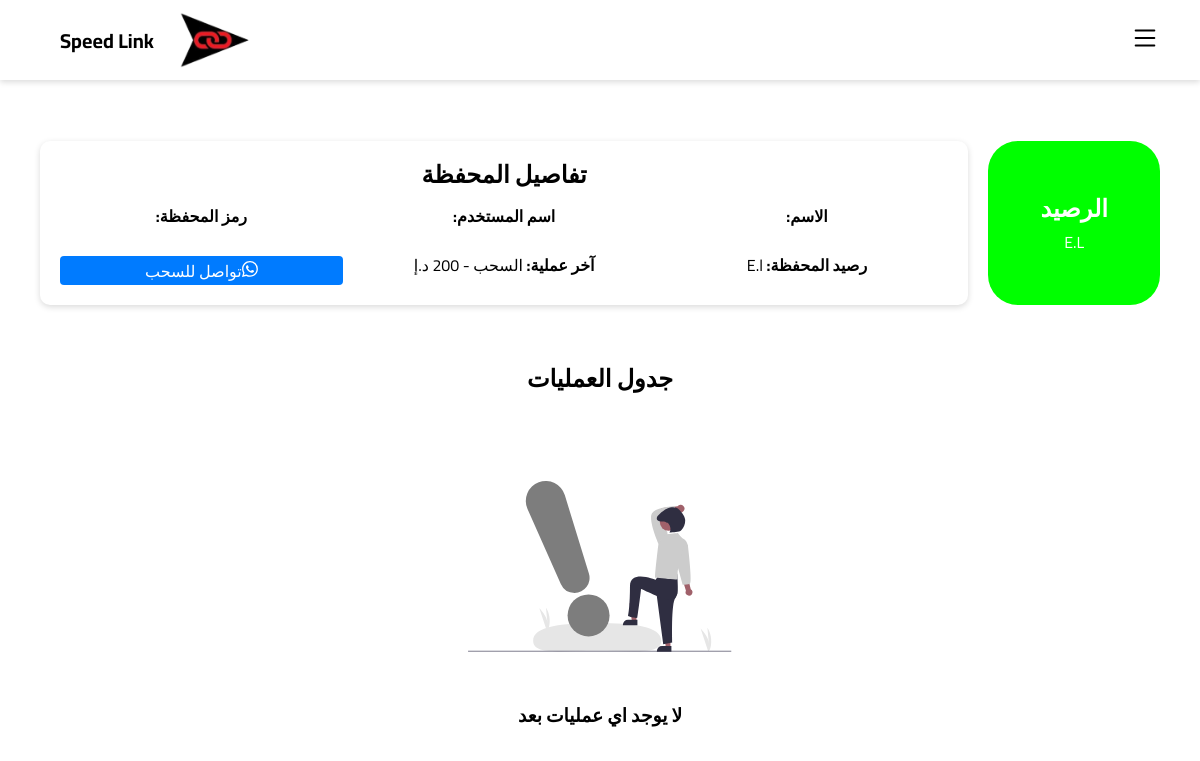
The page /viwewallets/2No8vsyjzoOYPTV on the database as committed earlier.
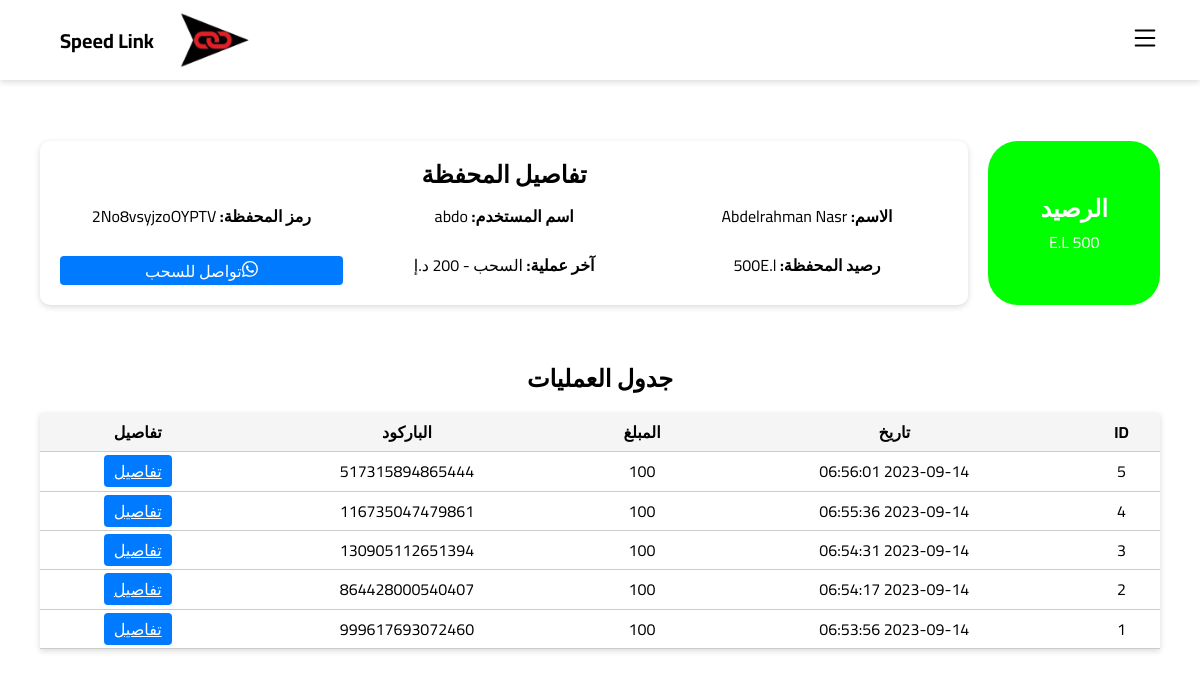
The same page on the database as committed later.
### app.py (models this page shows)
class Shippers(db.Model):
    id = db.Column(db.Integer, primary_key=True)
    email = db.Column(db.String(100), unique=True)
    username = db.Column(db.String(100), unique=True)
    password = db.Column(db.String(100))
    name = db.Column(db.String(100))
    phone1 = db.Column(db.String(11))
    phone2 = db.Column(db.String(11))
    city = db.Column(db.String(15))
    address = db.Column(db.String(300))
    wallet_code = db.Column(db.String(15), unique=True)
    dues = db.Column(db.Integer)
    shipments = db.Column(db.Integer)

class Wallets(db.Model):
    id = db.Column(db.Integer, primary_key=True)
    wallet_code = db.Column(db.String(15), unique=True)
    name = db.Column(db.String(100))
    Shipper_id = db.Column(db.Integer)
    dues = db.Column(db.Integer)

class WalletsLog(db.Model):
    id = db.Column(db.Integer, primary_key=True)
    wallet_code = db.Column(db.String(15))
    name = db.Column(db.String(100))
    Shipment_barcode = db.Column(db.String(15))
    amount = db.Column(db.Integer)
    created_at = db.Column(db.String(23))

### app.py (the view)
@app.route('/viwewallets/<wallet_code>')
def viwewallets(wallet_code):
    shipper = Shippers.query.filter_by(wallet_code=wallet_code).first()
    wallet = Wallets.query.filter_by(wallet_code=wallet_code).first()
    wallet_log = WalletsLog.query.filter_by(wallet_code=wallet_code).all()
    wallet_log = wallet_log[::-1]
    return render_template('wallet.html',infoS=shipper,infoW=wallet,infoL=wallet_log)

### templates/wallet.html (shortened to what this page needs)
{% extends 'base.html' %} {% block content %}
    <link rel="stylesheet" href="https://cdnjs.cloudflare.com/ajax/libs/normalize/8.0.1/normalize.min.css"
    />
        <div class="wallet-container">
            <div class="wallet-balance">
                <div class="curved-rectangle">
                    <h2>الرصيد</h2>
                    <p>{% if infoS.dues == infoW.dues%} {{ infoS.dues }}{% endif %} E.L</p>
                </div>
                <div class="wallet-details">
                    <h2>تفاصيل المحفظة</h2>
                    <br>
                    <div class="wallet-card">
                        <p>
                            <strong>الاسم:</strong> {{ infoS.name }}
                        </p>
                        <p>
                            <strong>اسم المستخدم:</strong> {{ infoS.username }}
                        </p>
                        <p>
                            <strong>رمز المحفظة:</strong> {{ infoW.wallet_code }}
                        </p>
                        <p>
                            <strong>رصيد المحفظة:</strong> {% if infoS.dues == infoW.dues%} {{ infoS.dues }}{% endif %}E.l
                        </p>
                        <p>
                            <strong>آخر عملية:</strong> السحب - 200 د.إ
                        </p>
                        <a href="https://wa.me/201003060775" class="withdraw-btn" onclick="">
                              تواصل للسحب
							</a>
                    </div>
                </div>
            </div>
        </div>
        <div class="operations-table">
            <h2>جدول العمليات</h2>{% if infoL %}
            <table>
                <thead>
                    <tr>
                        <th>ID</th>
                        <th>تاريخ</th>
                        <th>المبلغ</th>
                        <th>الباركود</th>
                        <th>تفاصيل</th>
                    </tr>
                </thead>
                <tbody>
                    {% for log in infoL%}
                    <tr>
                        <td>{{ log.id }}</td>
                        <td>{{ log.created_at }}</td>
                        <td>{{ log.amount }}</td>
                        <td>{{ log.Shipment_barcode }}</td>
                        <td><a href="/track/{{log.Shipment_barcode}}" class="details-btn">تفاصيل</a></td>
                    </tr>
                    {% endfor %}
                </tbody>
            </table>{% else %}
            <center>
                <br>
                <div class="" style="margin: 50px 0;">
                    <br>
                </div>
                <h3>لا يوجد اي عمليات بعد</h3>
            </center>
            {% endif %}
        </div>
        {% endblock %}

### templates/base.html (shortened to what this page needs)
<!DOCTYPE html>
<html lang="ar">
<head>
  <link rel="stylesheet" href="{{ url_for('static', filename='css/style.css') }}" />
  <link rel="stylesheet" href="https://cdnjs.cloudflare.com/ajax/libs/normalize/8.0.1/normalize.min.css"
 />
  <link href="https://fonts.cdnfonts.com/css/barcode-font" rel="stylesheet">
</head>
<body dir="rtl">
  <nav>
    <div class="logo">
      <img src="{{ url_for('static', filename='images/logob.png') }}" alt="" />
      <h1 class="name">Speed Link</h1>
    </div>
    <button id="toggleButton">
    </button>
  </nav>
  <div class="page">
    <div class="content">
      <div class="">{% block content %} {% endblock %}</div>
    </div>
  </div>
</body>
</html>

### static/css/style.css (style rules this page uses)
* { margin: 0; padding: 0; box-sizing: border-box; }
body { font-family: 'Cairo', sans-serif; background: rgb(189, 208, 251); }
.logo img { width: 80px; }
.header-content, .logo { text-align: center; display: flex; align-items: center; justify-content: space-between; gap: 20px; margin: 0 20px; }
.name { font-size: 28px; font-weight: bold; }

### templates/base.html (style rules this page uses)
body { margin: 0; padding: 0; background-color: #fff; font-family: "Cairo", sans-serif; direction: rtl; min-height: 100vh; }
.page { display: flex; min-height: 100vh; }
nav { background-color: #fff; color: #000; width: 100%; height: 60px; display: flex; flex-direction: row-reverse; align-items: center; justify-content: space-between; padding: 40px; position: fixed; top: 0; left: 0; z-index: 999; box-shadow: 0 2px 6px rgba(0, 0, 0, 0.15); }
.name { font-size: 20px; font-weight: bold; }
#toggleButton { background: none; border: none; cursor: pointer; outline: none; }
@media (max-width: 1200px) { .page { display: block; } }
.content { flex: 1; padding: 100px 20px; }

### templates/wallet.html (style rules this page uses)
.wallet-container { display: flex; flex-direction: column; align-items: center; padding: 20px; }
.wallet-balance { text-align: center; margin-bottom: 20px; width: 100%; display: flex; gap: 20px; align-items: stretch; }
.curved-rectangle { background-color: #00ff00; color: #fff; border-radius: 30px; display: flex; justify-content: center; align-items: center; margin: 0 auto; flex-direction: column; gap: 10px; padding: 10px 20px; width: 200px; }
.wallet-details { width: 100%; background-color: #fff; border-radius: 10px; box-shadow: 0 2px 6px rgba(0, 0, 0, 0.15); padding: 20px; }
.wallet-card { display: grid; grid-template-columns: 1fr 1fr 1fr; gap: 20px; }
.wallet-card p { margin-bottom: 10px; }
.withdraw-btn { padding: 5px 10px; background-color: #007bff; color: #fff; border: none; border-radius: 4px; cursor: pointer; text-decoration: none; }
.operations-table { text-align: center; margin: 20px; }
.operations-table h2 { margin-bottom: 20px; }
table { width: 100%; border-collapse: collapse; background-color: #fff; box-shadow: 0 2px 6px rgba(0, 0, 0, 0.15); }
th, td { padding: 10px; border-bottom: 1px solid #ccc; }
th { background-color: #f5f5f5; font-weight: bold; }
td { text-align: center; }
.details-btn { padding: 1px 10px; background-color: #007bff; color: #fff; border: none; border-radius: 4px; cursor: pointer; }
body { background-color: #fff; }

Rows that differ between the two databases and show on the page:
now on this page (row edited): Shippers: dues "500", name "Abdelrahman Nasr", username "abdo"
now on this page (row edited): Wallets: wallet_code "2No8vsyjzoOYPTV"
added WalletsLog: id "5", created_at "2023-09-14 06:56:01", amount "100", Shipment_barcode "517315894865444"
added WalletsLog: id "4", created_at "2023-09-14 06:55:36", amount "100", Shipment_barcode "116735047479861"
added WalletsLog: id "3", created_at "2023-09-14 06:54:31", amount "100", Shipment_barcode "130905112651394"
added WalletsLog: id "2", created_at "2023-09-14 06:54:17", amount "100", Shipment_barcode "864428000540407"
added WalletsLog: id "1", created_at "2023-09-14 06:53:56", amount "100", Shipment_barcode "999617693072460"
Other text that changed with them:
text no longer shown: "لا يوجد اي عمليات بعد"
text now shown: "ID تاريخ المبلغ الباركود تفاصيل"
